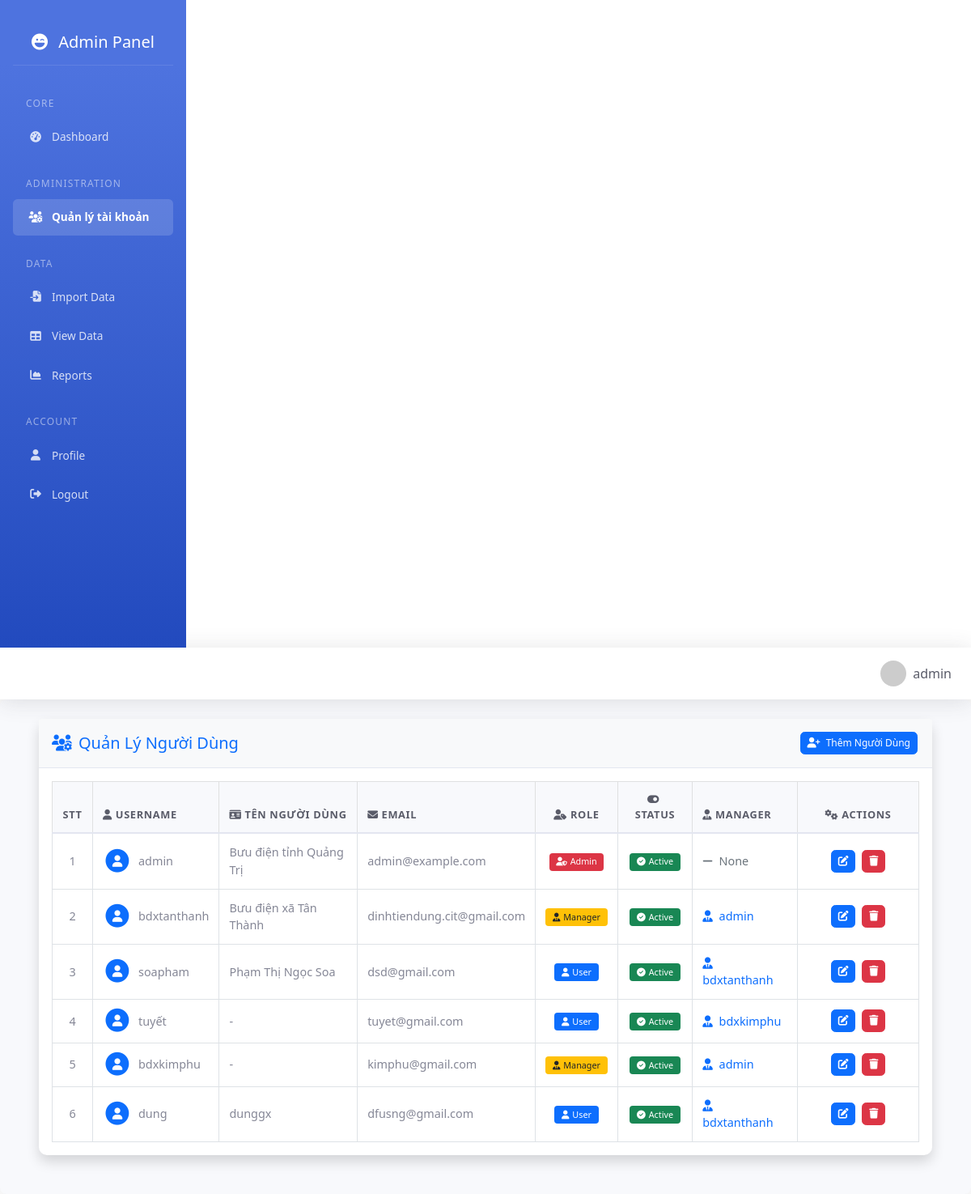
The app's page /admin/dashboard (signed in), older data.
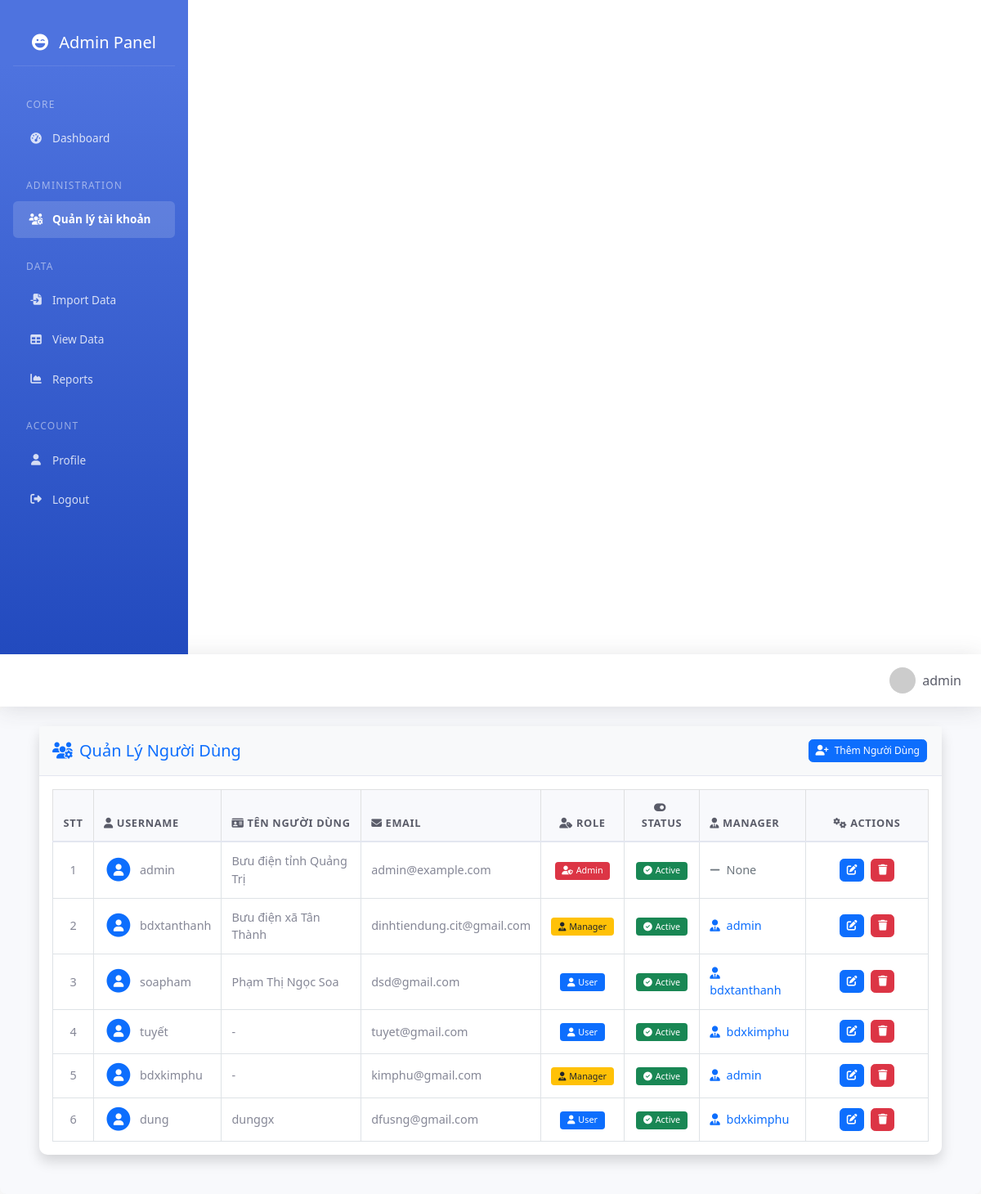
The same page, newer data.
### app.py (models this page shows, shortened)
class User(db.Model):
    id = db.Column(db.Integer, primary_key=True)
    username = db.Column(db.String(80), unique=True, nullable=False)
    full_name = db.Column(db.String(100))  # Thêm trường Tên người dùng
    email = db.Column(db.String(120), unique=True, nullable=False)
    password_hash = db.Column(db.String(120), nullable=False)
    role = db.Column(db.String(20), default='user')  # Đảm bảo column này tồn tại
    is_active = db.Column(db.Boolean, default=True)
    manager_id = db.Column(db.Integer, db.ForeignKey('user.id'), nullable=True)
    subordinates = db.relationship('User',
                                 backref=db.backref('manager', remote_side=[id]),
                                 lazy='dynamic',
                                 foreign_keys=[manager_id])
    @property
    def is_admin(self):
        return self.role == 'admin'

### app.py (the view)
@app.route('/admin/dashboard')
@admin_required
def admin_dashboard():
    users = User.query.all()
    current_user = User.query.filter_by(username=session['username']).first()
    return render_template('admin/dashboard.html',
                         users=users,
                         user=current_user)

### app.py (called while the page is built)
def admin_required(f):
    @wraps(f)
    def decorated_function(*args, **kwargs):
        if 'username' not in session:
            return redirect(url_for('login'))
        user = User.query.filter_by(username=session['username']).first()
        if not user or not user.is_admin:
            abort(403)  # Forbidden
        return f(*args, **kwargs)
    return decorated_function

@app.context_processor
def utility_processor():
    return {
        'datetime': datetime
    }

### templates/admin/dashboard.html (shortened to what this page needs)
{% extends "base.html" %}
{% block content %}
<div class="container-fluid px-4">
    <div class="card shadow mb-4">
        <div class="card-header py-3 d-flex justify-content-between align-items-center flex-wrap">
            <h5 class="m-0 font-weight-bold text-primary mb-2 mb-md-0">
                <i class="fas fa-users-cog me-2"></i>Quản Lý Người Dùng
            </h5>
            {% if user and user.is_admin %}
            <button class="btn btn-primary btn-sm" onclick="addNewUser();">
                <i class="fas fa-user-plus me-1"></i> Thêm Người Dùng
            </button>
            {% endif %}
        </div>
        <div class="card-body">
            <div class="table-responsive">
                <table class="table table-hover table-bordered">
                    <thead class="table-light">
                        <tr>
                            <th class="text-center" width="50px">STT</th>
                            <th>
                                <i class="fas fa-user me-1"></i>Username
                            </th>
                            <th>
                                <i class="fas fa-id-card me-1"></i>Tên người dùng
                            </th>
                            <th>
                                <i class="fas fa-envelope me-1"></i>Email
                            </th>
                            <th class="text-center">
                                <i class="fas fa-user-tag me-1"></i>Role
                            </th>
                            <th class="text-center">
                                <i class="fas fa-toggle-on me-1"></i>Status
                            </th>
                            <th>
                                <i class="fas fa-user-tie me-1"></i>Manager
                            </th>
                            <th class="text-center" width="150px">
                                <i class="fas fa-cogs me-1"></i>Actions
                            </th>
                        </tr>
                    </thead>
                    <tbody>
                        {% for user in users %}
                        <tr>
                            <td class="text-center">{{ loop.index }}</td>
                            <td>
                                <div class="d-flex align-items-center">
                                    <span class="fa-stack fa-1x me-2">
                                        <i class="fas fa-circle fa-stack-2x text-primary"></i>
                                        <i class="fas fa-user fa-stack-1x fa-inverse"></i>
                                    </span>
                                    {{ user.username }}
                                </div>
                            </td>
                            <td>{{ user.full_name if user.full_name else '-' }}</td>
                            <td>{{ user.email }}</td>
                            <td class="text-center">
                                {% if user.role == 'admin' %}
                                    <span class="badge bg-danger">
                                        <i class="fas fa-user-shield me-1"></i>Admin
                                    </span>
                                {% elif user.role == 'manager' %}
                                    <span class="badge bg-warning text-dark">
                                        <i class="fas fa-user-tie me-1"></i>Manager
                                    </span>
                                {% else %}
                                    <span class="badge bg-primary">
                                        <i class="fas fa-user me-1"></i>User
                                    </span>
                                {% endif %}
                            </td>
                            <td class="text-center">
                                {% if user.is_active %}
                                    <span class="badge bg-success">
                                        <i class="fas fa-check-circle me-1"></i>Active
                                    </span>
                                {% else %}
                                    <span class="badge bg-secondary">
                                        <i class="fas fa-times-circle me-1"></i>Inactive
                                    </span>
                                {% endif %}
                            </td>
                            <td>
                                {% if user.manager %}
                                    <span class="text-primary">
                                        <i class="fas fa-user-tie me-1"></i>
                                        {{ user.manager.username }}
                                    </span>
                                {% else %}
                                    <span class="text-muted">
                                        <i class="fas fa-minus me-1"></i>
                                        None
                                    </span>
                                {% endif %}
                            </td>
                            <td class="text-center">
                                <a href="{{ url_for('admin_edit_user', user_id=user.id) }}"
                                   class="btn btn-primary btn-sm"
                                   title="Chỉnh sửa">
                                    <i class="fas fa-edit"></i>
                                </a>
                                <button class="btn btn-danger btn-sm"
                                        title="Xóa"
                                        onclick="deleteUser('{{ user.id }}')">
                                    <i class="fas fa-trash"></i>
                                </button>
                            </td>
                        </tr>
                        {% endfor %}
                    </tbody>
                </table>
            </div>
        </div>
    </div>
</div>
{% endblock %}

### templates/base.html (shortened to what this page needs)
<!DOCTYPE html>
<html lang="en">
<head>
    <link href="https://cdn.jsdelivr.net/npm/bootstrap@5.1.3/dist/css/bootstrap.min.css" rel="stylesheet">
    <link href="https://cdnjs.cloudflare.com/ajax/libs/font-awesome/6.4.0/css/all.min.css" rel="stylesheet">
    <link href="https://cdn.jsdelivr.net/npm/select2@4.1.0-rc.0/dist/css/select2.min.css" rel="stylesheet" />
</head>
<body>
    <div class="container-fluid p-0">
        <div class="row g-0">
            {% if 'username' in session %}
            <div class="col-auto">
                <div class="sidebar">
                    <div class="sidebar-brand">
                        <h5 class="m-0">
                            <i class="fas fa-laugh-wink me-2"></i>
                            Admin Panel
                        </h5>
                    </div>
                    <div class="nav flex-column">
                        <h6>Core</h6>
                        <div class="nav-item">
                            <a class="nav-link" href="{{ url_for('main_dashboard') }}">
                                <i class="fas fa-fw fa-tachometer-alt"></i>
                                Dashboard
                            </a>
                        </div>
                        {% if user and (user.is_admin) %}
                        <h6>Administration</h6>
                        <div class="nav-item">
                            <a class="nav-link" href="{{ url_for('admin_dashboard') }}">
                                <i class="fas fa-fw fa-users-cog"></i>
                                Quản lý tài khoản
                            </a>
                        </div>
                        {% endif %}
                        <h6>Data</h6>
                        <div class="nav-item">
                            <a class="nav-link" href="{{ url_for('import_data') }}">
                                <i class="fas fa-fw fa-file-import"></i>
                                Import Data
                            </a>
                        </div>
                        <div class="nav-item">
                            <a class="nav-link" href="{{ url_for('view_data') }}">
                                <i class="fas fa-fw fa-table"></i>
                                View Data
                            </a>
                        </div>
                        <div class="nav-item">
                            <a class="nav-link" href="{{ url_for('report') }}">
                                <i class="fas fa-fw fa-chart-area"></i>
                                Reports
                            </a>
                        </div>
                        <h6>Account</h6>
                        <div class="nav-item">
                            <a class="nav-link" href="{{ url_for('profile') }}">
                                <i class="fas fa-fw fa-user"></i>
                                Profile
                            </a>
                        </div>
                        <div class="nav-item">
                            <a class="nav-link" href="{{ url_for('logout') }}">
                                <i class="fas fa-fw fa-sign-out-alt"></i>
                                Logout
                            </a>
                        </div>
                    </div>
                </div>
            </div>
            {% endif %}
            <div class="col">
                <nav class="navbar navbar-expand-lg">
                    <div class="container-fluid">
                        {% if 'username' in session %}
                        <div class="ms-auto">
                            <div class="user-profile">
                                <img src="https://ui-avatars.com/api/?name={{ session['username'] }}&background=random" alt="Profile">
                                <span>{{ session['username'] }}</span>
                            </div>
                        </div>
                        {% endif %}
                    </div>
                </nav>
                <div class="main-content">
                    {% block content %}{% endblock %}
                </div>
            </div>
        </div>
    </div>
</body>
</html>

### templates/base.html (style rules this page uses)
:root { --primary-color: #4e73df; --secondary-color: #858796; --success-color: #1cc88a; --info-color: #36b9cc; --warning-color: #f6c23e; --danger-color: #e74a3b; --light-color: #f8f9fc; --dark-color: #5a5c69; }
.sidebar { min-height: 100vh; background-color: #4e73df; background-image: linear-gradient(180deg, #4e73df 10%, #224abe 100%); color: #fff; padding: 1.5rem 1rem; position: sticky; top: 0; width: 230px; z-index: 1000; transition: all 0.3s ease; }
.sidebar-brand { padding: 1rem; margin-bottom: 1rem; text-align: center; border-bottom: 1px solid rgba(255,255,255,0.1); }
.sidebar .nav-item { position: relative; margin-bottom: 0.25rem; }
.sidebar .nav-link { color: rgba(255,255,255,0.8); padding: 0.75rem 1rem; font-size: 0.85rem; display: flex; align-items: center; transition: all 0.3s; border-radius: 0.35rem; }
.sidebar .nav-link.active { color: #fff; background-color: rgba(255,255,255,0.15); font-weight: 600; }
.sidebar .nav-link i { margin-right: 0.5rem; font-size: 0.85rem; width: 1.5rem; text-align: center; }
.sidebar h6 { color: rgba(255,255,255,0.5); font-size: 0.75rem; text-transform: uppercase; letter-spacing: 0.1em; margin: 1.5rem 0 0.75rem; padding-left: 1rem; }
.main-content { background-color: #f8f9fc; padding: 1.5rem; border-radius: 0.5rem; box-shadow: 0 .15rem 1.75rem 0 rgba(58,59,69,.15); margin: 0; }
.navbar { background-color: #fff; box-shadow: 0 .15rem 1.75rem 0 rgba(58,59,69,.15); padding: 0.5rem 1rem; }
.user-profile { display: flex; align-items: center; padding: 0.5rem; color: var(--dark-color); text-decoration: none; border-radius: 0.35rem; }
.user-profile img { width: 2rem; height: 2rem; border-radius: 50%; margin-right: 0.5rem; }
.table { margin-bottom: 0; }
.table thead th { background-color: var(--light-color); border-bottom: 2px solid #e3e6f0; font-weight: 700; font-size: 0.8rem; text-transform: uppercase; letter-spacing: 0.05em; color: var(--dark-color); padding: 0.75rem; }
.table td { vertical-align: middle; font-size: 0.9rem; padding: 0.75rem; color: var(--secondary-color); }
.btn { font-size: 0.85rem; padding: 0.375rem 0.75rem; border-radius: 0.35rem; font-weight: 500; }
.btn-sm { padding: 0.25rem 0.5rem; font-size: 0.75rem; }

### templates/admin/dashboard.html (style rules this page uses)
.card { border: none; border-radius: 10px; }
.card-header { background-color: #f8f9fa; border-bottom: 1px solid #e3e6f0; }
.table { margin-bottom: 0; }
.table th { font-weight: 600; text-transform: uppercase; font-size: 0.8rem; color: #4e73df; }
.table td { vertical-align: middle; font-size: 0.9rem; }
.badge { padding: 0.5em 0.8em; font-weight: 500; }
.btn-sm { padding: 0.25rem 0.5rem; font-size: 0.75rem; margin: 0 2px; }
.btn-sm i { font-size: 0.8rem; }

Row changes from the older to the newer data that the page shows:
changed User "dung": manager.username "bdxtanthanh" → "bdxkimphu"
